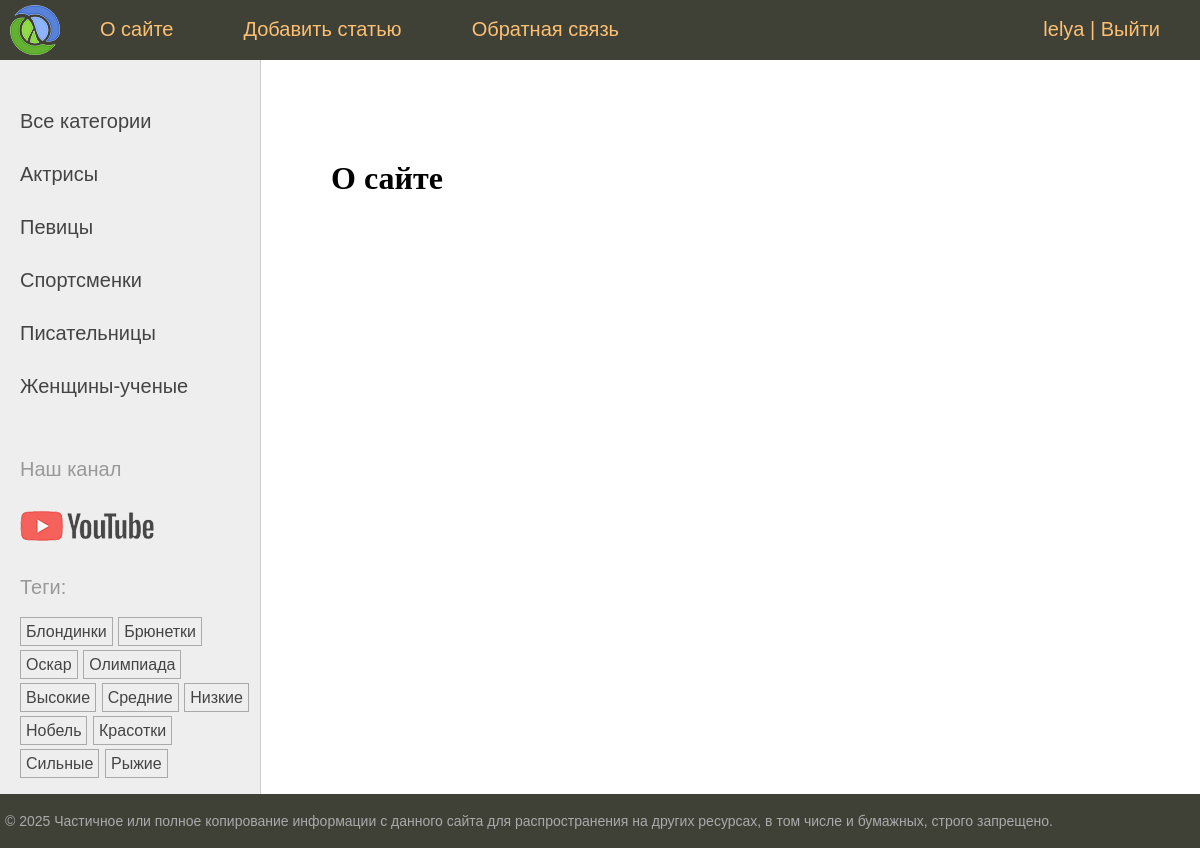
The app's page /about/ (signed in) with its own data.
### users/models.py (models this page shows)
class User(AbstractUser):
    photo = models.ImageField(upload_to="profile/%Y/%m/%d/", blank=True, null=True, verbose_name="Аватарка")
    date_birth = models.DateField(blank=True, null=True, verbose_name="Дата рождения")
    thumbnail = ImageSpecField(
        source='photo',
        processors=[ResizeToFill(200, 200)],
        format='JPEG',
        options={'quality': 80}
    )

### women/models.py (models this page shows, shortened)
class Category(models.Model):
    name = models.CharField(max_length=100, db_index=True, verbose_name="Категория")
    slug = models.SlugField(max_length=255, unique=True, db_index=True, verbose_name="Слаг")
    def get_absolute_url(self):
        return reverse("category", args=(self.slug,))
    class Meta:
        verbose_name = "Категория"
        verbose_name_plural = "Категории"

class TagPost(models.Model):
    tag = models.CharField(max_length=100, db_index=True)
    slug = models.SlugField(max_length=255, unique=True, db_index=True)
    def __str__(self):
        return self.tag
    def get_absolute_url(self):
        return reverse("tag", args=(self.slug, ))
    class Meta:
        verbose_name = "Тег"
        verbose_name_plural = "Теги"

### women/views.py (the view)
# urls.py: path('about/', views.About.as_view(), name="about"),
class About(LoginRequiredMixin, DataMixin, TemplateView):
    template_name = 'women/about.html'
    title = "О сайте"

### sitewomen/context_processors.py (called while the page is built)
def get_women_context(request):
    menu = [{'title': "О сайте", 'url_name': 'about'},
            {'title': "Добавить статью", 'url_name': 'add_page'},
            {'title': "Обратная связь", 'url_name': 'contact'},
            {'title': "Войти", 'url_name': 'users:login', 'title2': "Регистрация",
             'url_name2': "users:registration"}
            ]
    if request.user.is_authenticated:
        menu[-1] = {'title': f"{request.user.username}", "url_name": "users:profile",
                    'title2': "Выйти", 'url_name2': "users:logout"}
    return {"mainmenu": menu}

### women/templatetags/women_tags.py (called while the page is built)
@register.inclusion_tag("women/list_categories.html")
def show_categories(cat_selected=0):
    cats = Category.objects.filter(where_posts__is_published=Women.Status.PUBLISHED).annotate(
                                            total=Count("where_posts")).filter(total__gt=0)
    return {"cats": cats, "cat_selected": cat_selected}

@register.inclusion_tag("women/list_tags.html")
def show_tags():
    tags = TagPost.objects.filter(tags__is_published=Women.Status.PUBLISHED).annotate(
                                        total=Count("tags")).filter(total__gt=0)
    return {"tags": tags}

### women/utils.py (called while the page is built)
    def get_context_data(self, **kwargs):
        context = super().get_context_data(**kwargs)
        if "cat_selected" not in context:
            context["cat_selected"] = None
        if "paginator" in context:
            context["elided_page_range"] = context["paginator"].get_elided_page_range(
                        context["page_obj"].number, on_each_side=2, on_ends=1)
        return context

### women/templates/women/about.html
{% extends 'base.html' %}
{% block content %}
<h1>{{ title }}</h1>
{% endblock %}

### templates/base.html (shortened to what this page needs)
{% load static %}
{% load women_tags %}
<!DOCTYPE html>
<html>
<head>
	<link type="text/css" href="{% static 'women/css/styles.css' %}" rel="stylesheet" />
</head>
<body>
<table class="table-page" border=0 cellpadding="0" cellspacing="0">
<tr><td valign=top>
{% block mainmenu %}
		<div class="header">
			<ul id="mainmenu" class="mainmenu">
			<li class="logo"><a href="{% url 'home' %}"><div class="logo"></div></a></li>
		{% for m in mainmenu %}
			{% if not forloop.last %}
				{% if m.url_name == "add_page" %}
					{% if perms.women.change_women %}
					<li><a href="{% url m.url_name %}">{{m.title}}</a></li>
					{% endif %}
				{% else %}
				<li><a href="{% url m.url_name %}">{{m.title}}</a></li>
				{% endif %}
			{% else %}
				<li class="last">
					<a href="{% url m.url_name %}">{{ m.title }}</a> |
					<a href="{% url m.url_name2 %}">{{ m.title2 }}</a>
				</li>
			{% endif %}
		{% endfor %}
			</ul>
		</div>
{% endblock mainmenu %}
<table class="table-content" border=0 cellpadding="0" cellspacing="0">
<tr>
	<td valign="top" class="left-chapters">
	<ul id="leftchapters">
		{% if cat_selected == 0 %}
		<li class="selected">Все категории</li>
		{% else %}
		<li><a href="{% url 'home' %}">Все категории</a></li>
		{% endif %}
		{% show_categories cat_selected %}
		<li class="share">
		<p>Наш канал</p>
		<a class="share-yt" href="https://www.youtube.com/channel/UClJzWfGWuGJL2t-3dYKcHTA/playlists" target="_blank" rel="nofollow"></a>
		</li>
		<li>{% show_tags %}</li>
	</ul>
</td>
<td valign="top" class="content">
	<div class="content-text">
{% block content %}
{% endblock %}
	</div>
</td></tr></table>
</td></tr>
<tr><td valign=top>
	<div id="footer">
		<p>&copy; 2025 Частичное или полное копирование информации с данного сайта для распространения на других ресурсах, в том числе и бумажных, строго запрещено.</p>
	</div>
</td></tr></table>
</body>
</html>

### women/templates/women/list_categories.html
{% for category in cats %}
    {% if category.id == cat_selected %}
        <li class="selected">{{ category.name }}</li>
    {% else %}
        <li><a href="{{ category.get_absolute_url }}">{{ category.name }}</a></li>
    {% endif %}
{% endfor %}

### women/templates/women/list_tags.html
{% if tags %}
    <p>Теги: </p>
    <ul class="tags-list">
        {% for tag in tags %}
            <li><a href="{{ tag.get_absolute_url }}">{{ tag }}</a></li>
        {% endfor %}
    </ul>
{% endif %}

### women/static/women/css/styles.css (style rules this page uses)
html, body { font-family: 'Arial'; margin: 0; padding: 0; height: 100%; width: 100%; color: #444; }
a { color: #0059b2; text-decoration: none; }
.table-page { width: 100%; height: 100%; vertical-align: top; }
.table-page tr { height: 100%; }
.header { background: #3F4137; height: 60px; }
.logo { background: url('../images/logo.png') no-repeat 10px 5px; width: 70px; height: 60px; }
ul.mainmenu { list-style: none; margin: 0; padding: 0; height: 60px; color: #fdc073; font-size: 20px; overflow: hidden; }
ul.mainmenu li { float: left; margin: 18px 40px 0 30px; }
ul.mainmenu li.logo { margin: 0; }
ul.mainmenu li.last { float: right; }
ul.mainmenu li a { color: #fdc073; text-decoration: none; }
.table-content { width: 100%; min-height: 100%; height: 100%; }
.left-chapters { margin: 0; background: #eee; border-right: 1px solid #ccc; }
.left-chapters ul { width: 230px; margin: 0; padding: 20px 10px 10px 20px; list-style: none; font-size: 20px; }
.left-chapters ul li { margin: 30px 0 0 0; color: #999; }
.left-chapters ul li a { color: #444; text-decoration: none; }
.left-chapters ul li.share { margin: 60px 0 0 0; }
.left-chapters ul li.share p { margin: 30px 0 30px 0; }
.left-chapters ul li.share a { display: inline-block; width: 40px; height: 40px; margin: 0 20px 0 0; }
.left-chapters ul li.share a.share-yt { width: 100%; height: 30px; background: url('../images/share_yt.png') no-repeat 0 0 }
ul.tags-list { width: 100%; margin: 0; padding: 0; list-style: none; }
ul.tags-list li { margin: 0; padding: 0 0 10px; display: inline-block; }
ul.tags-list li a { padding: 5px; font-size: 16px; border: 1px solid #aaa; }
.content { padding: 40px 20px 20px 40px; width: 100%; box-sizing: border-box; }
.content-text { margin: 60px 0 0 30px; color: #000; font-size: 20px; font-family: Yandex Sans Display Light; }
.content-text h1 { font-size: 32px; }
#footer { box-sizing: border-box; background: #3F4137; padding: 5px; color: #aaa; font-size: 14px; font-family: Verdana, Geneva, Arial, Helvetica; text-align: left; overflow: hidden; }

### records on screen
User: title "lelya"
Category: name "Актрисы"
Category: name "Певицы"
Category: name "Спортсменки"
Category: name "Писательницы"
Category: name "Женщины-ученые"
TagPost: tag "Блондинки"
TagPost: tag "Брюнетки"
TagPost: tag "Оскар"
TagPost: tag "Олимпиада"
TagPost: tag "Высокие"
TagPost: tag "Средние"
TagPost: tag "Низкие"
TagPost: tag "Нобель"
TagPost: tag "Красотки"
TagPost: tag "Сильные"
TagPost: tag "Рыжие"

### other values on screen
{{ m.title }} "О сайте" "Обратная связь"
{{ m.title }} "Добавить статью"
{{ m.title2 }} "Выйти"
{{ title }} "О сайте"
